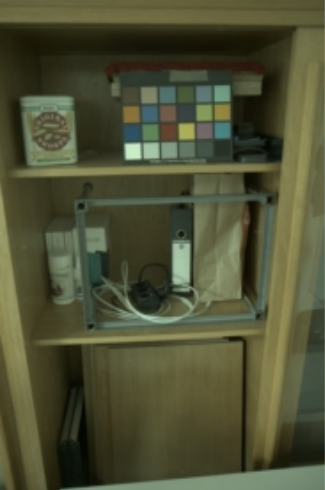
#> input picture images/figure2a.png, 325 x 490 px
$ python ColorEstimate.py
#> lines starting #> are read from the running program, lines starting #| are printed output that depends on the picture
import cv2
from matplotlib.colors import rgb_to_hsv
import numpy as np
import math
import matplotlib.pyplot as plt

#最大値を255，最小値を0にする
def min_max(x, axis=None):
    min = x.min(axis=axis, keepdims=True)
    max = x.max(axis=axis, keepdims=True)
    result = (x-min)/(max-min)
    result = result * 255
    return result

def LoGFilter(src, ksize, sigma):
    # C = np.array([[0, 0, 1, 0, 0],
    #               [0, 1, 2, 1, 0],
    #               [1, 2, -16, 2, 1],
    #               [0, 1, 2, 1, 0],
    #               [0, 0, 1, 0, 0]])
    dst = src
    dst = cv2.GaussianBlur(dst, ksize, sigma)
    #dst = cv2.Laplacian(dst, -1, ksize)


    # dst = cv2.filter2D(src, -1, C)
    return dst

raw = cv2.imread("images/figure2a.png")
#> raw is the input picture: shape (490, 325, 3); mean B, G, R 53.5, 81.1, 78.8
#raw = cv2.resize(raw, (500, 500))
height, width, channel = raw.shape
#> height = 490; width = 325; channel = 3

#raw = raw
#raw_float = np.ones((height, width, channel), np.float32)
raw_float = raw.astype(np.float32) / 255
#raw = raw / 255

B,G,R = cv2.split(raw_float)
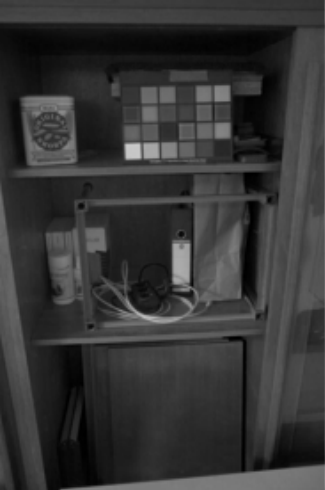
#> B: shape (490, 325) float32; min 0, max 0.792, mean 0.21
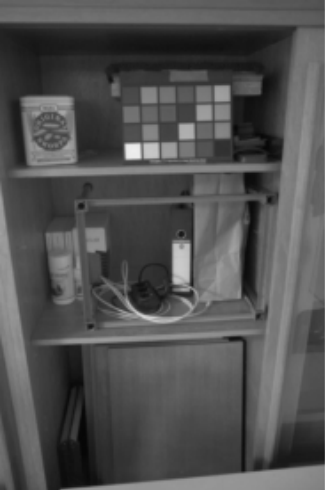
#> G: shape (490, 325) float32; min 0.0235, max 0.933, mean 0.318
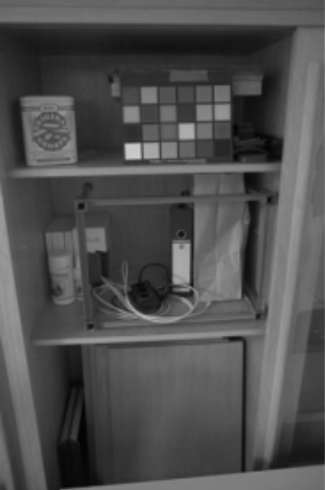
#> R: shape (490, 325) float32; min 0.00784, max 0.804, mean 0.309
# [5 lines of commented-out code are left out]


ksize = (5, 5)
sigma = 0.5
# [8 lines of commented-out code are left out]
''' R = cv2.blur(R, (7, 7))
G = cv2.blur(G, (7, 7))
B = cv2.blur(B, (7, 7))

#0の値を極小値に置き換え(0除算回避)
eps = 2.2204e-16
R = np.where(R <= 0, eps, R)
G = np.where(G <= 0, eps, G)
B = np.where(B <= 0, eps, B)

#式（11）
I = R + G + B
log_i = np.log(I)
log_r = np.log(R) - log_i
log_r = LoGFilter(log_r, ksize, sigma)
log_b = np.log(B) - log_i
log_b = LoGFilter(log_b, ksize, sigma)
preGI = np.sqrt((log_b + log_r  )**2 + 2)

#式(12)
#コントラストが低い画素をマスクする
E = 1e-4
mask = np.ones((height, width, 1), np.uint8)
CR = LoGFilter(R, ksize, sigma)
CG = LoGFilter(G, ksize, sigma)
CB = LoGFilter(B, ksize, sigma)
GI = preGI
GIMax = GI.max()
GI[np.where((CR <= E) | (CG <= E) | (CB <= E))] = GIMax

#(7, 7)で平均化
GI = cv2.blur(GI, (7, 7)) '''

#----------------------------------------------------------------------------------------------------------------
#MatLab準拠で書いてみる
#https://github.com/yanlinqian/Grayness-Index/blob/master/runme.m

#極端に明るいピクセルと暗いピクセルをマスクする
''' mask = np.zeros((height, width, 1))
mask[np.where(raw_float[:, :, 0] >= 0.95)] = 1
mask[np.where(raw_float[:, :, 1] >= 0.95)] = 1
mask[np.where(raw_float[:, :, 2] >= 0.95)] = 1
test = np.zeros((height, width, channel), np.float32)
test = raw_float[:, :, 0] + raw_float[:, :, 1] + raw_float[:, :, 2]

mask[np.where(raw_float[:, :, 0] + raw_float[:, :, 1] + raw_float[:, :, 2] <= 0.0315)] = 1

plt.imshow(mask)
plt.show()

ksize = (5, 5)
sigma = 5
Mr = LoGFilter(np.log(R), ksize, sigma).flatten()
Mg = LoGFilter(np.log(G), ksize, sigma).flatten()
Mb = LoGFilter(np.log(B), ksize, sigma).flatten()

data = np.array([Mr, Mg, Mb])
data[0][np.where(Mr == 0)] = eps
data[1][np.where(Mg == 0)] = eps
data[2][np.where(Mb == 0)] = eps
data = data.transpose(1, 0)

gt = np.ones(data.shape[1], np.float32) / np.linalg.norm(np.ones(data.shape[1], np.float32))

#行ごとに分割
data_split = np.split(data, data.shape[0])

dot = []
for i in range(data.shape[0]):
    data_normed = np.abs(data_split[i] / np.linalg.norm(data_split[i]))
    dot.append(np.inner(data_normed, gt))

acos = np.arccos(dot)
angular_error = np.real(acos)

#angular_error = angular_error / lumi_factor
Greyidx_angular = np.reshape(angular_error, (height, width))

ReshapeMr = np.reshape(Mr, (height, width))
ReshapeMg = np.reshape(Mg, (height, width))
ReshapeMb = np.reshape(Mb, (height, width))

del_idx = np.where((ReshapeMr < eps) & (ReshapeMg < eps) & (ReshapeMb < eps))
Greyidx_angular[del_idx] = np.nanmax(Greyidx_angular)

Greyidx_angular = cv2.blur(Greyidx_angular, (7, 7)) '''

#最もグレーである可能性が高い上位1%のピクセルを取得
#まずは1次元配列にしてソート
#> (the run stopped early here; a loop or call above may not have finished)
